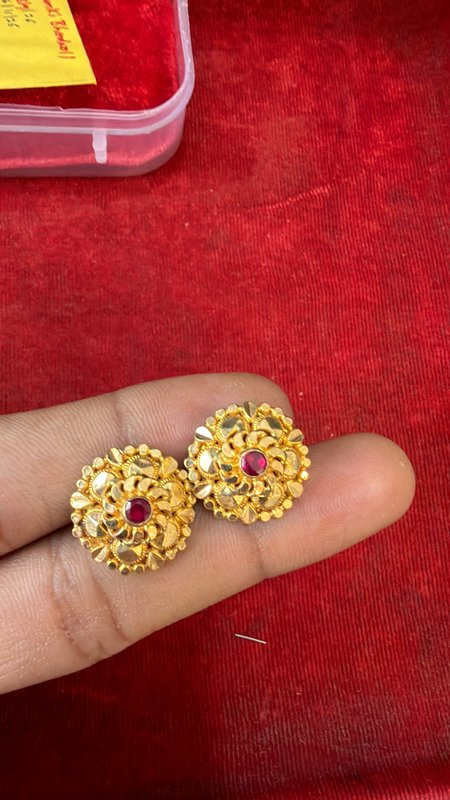
#> input picture scripts/thumbs/01_Earrings_Set_1_0423__IMG_0423.JPG.jpeg.jpg, 450 x 800 px, found by its file name; its folder holds only this picture in this run
$ python inspect_objects.py
#> lines starting #> are read from the running program, lines starting #| are printed output that depends on the picture; after the words box and inside, x2 and y2 are one past the last pixel; in counts of white or black regions, pixels touching at a corner belong together
import os
import cv2
import numpy as np
from PIL import Image

thumb_dir = os.path.join('scripts', 'thumbs')

# Let's inspect each folder specifically
folders = sorted(list(set([f.split('__')[0] for f in os.listdir(thumb_dir) if '__' in f])))

for fld in folders:
    print(f"\n=================== FOLDER: {fld} ===================")
    files = [f for f in sorted(os.listdir(thumb_dir)) if f.startswith(fld + '__')]
    for f in files:
        img_p = os.path.join(thumb_dir, f)
        img = cv2.imread(img_p)
#> img is the input picture: shape (800, 450, 3); mean B, G, R 50, 54.9, 163.8
        h, w = img.shape[:2]
#> h = 800; w = 450

        # Detect bright / non-background areas
        # Red background detection (since red velvet is often used)
        hsv = cv2.cvtColor(img, cv2.COLOR_BGR2HSV)
#> hsv: shape (800, 450, 3); mean H, S, V 120.7, 195.8, 163.8
        # Red fabric mask
        mask1 = cv2.inRange(hsv, np.array([0, 50, 40]), np.array([10, 255, 255]))
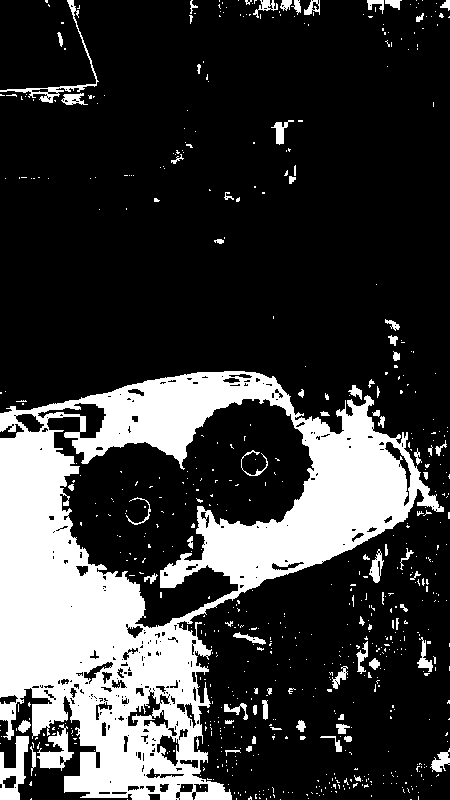
#> mask1: shape (800, 450); 23.1% white; 682 white regions (605 under 20 px), largest, box (x1, y1, x2, y2) and area: (0, 371, 444, 800) 73676, (0, 736, 29, 800) 956, (37, 724, 74, 771) 728
        mask2 = cv2.inRange(hsv, np.array([170, 50, 40]), np.array([180, 255, 255]))
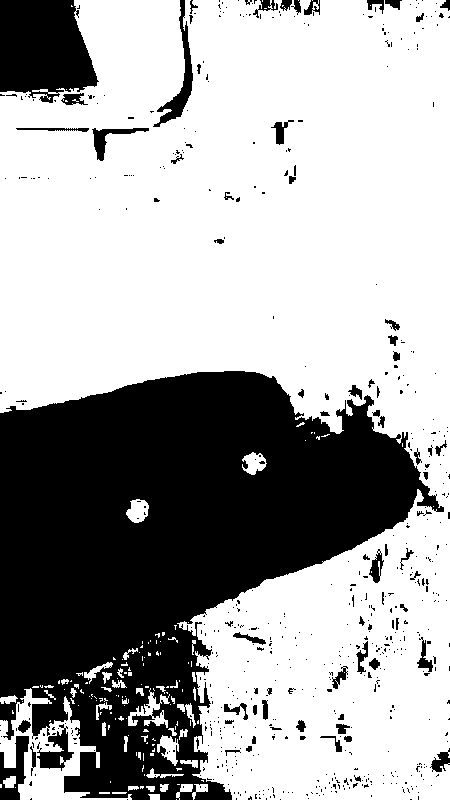
#> mask2: shape (800, 450); 65.5% white; 614 black regions (540 under 20 px), largest, box (x1, y1, x2, y2) and area: (0, 371, 444, 800) 106226, (0, 0, 99, 103) 7877, (153, 0, 193, 127) 1116
        red_bg_mask = mask1 | mask2
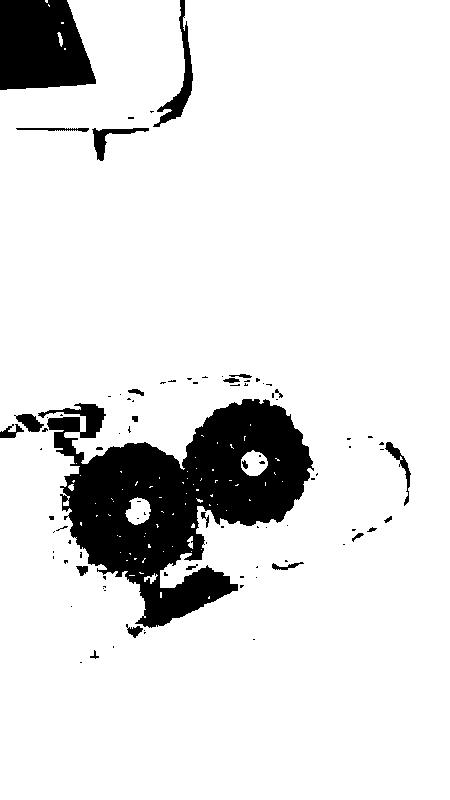
#> red_bg_mask: shape (800, 450); 88.6% white; 93 black regions (70 under 20 px), largest, box (x1, y1, x2, y2) and area: (38, 399, 314, 628) 29993, (0, 0, 96, 90) 7144, (153, 0, 193, 127) 1116
        red_bg_ratio = np.sum(red_bg_mask > 0) / (w * h)
#> red_bg_ratio = 0.886

        # Grey / neutral background detection
        # Low saturation: S < 40, V between 50 and 220
        grey_bg_mask = cv2.inRange(hsv, np.array([0, 0, 50]), np.array([180, 40, 220]))
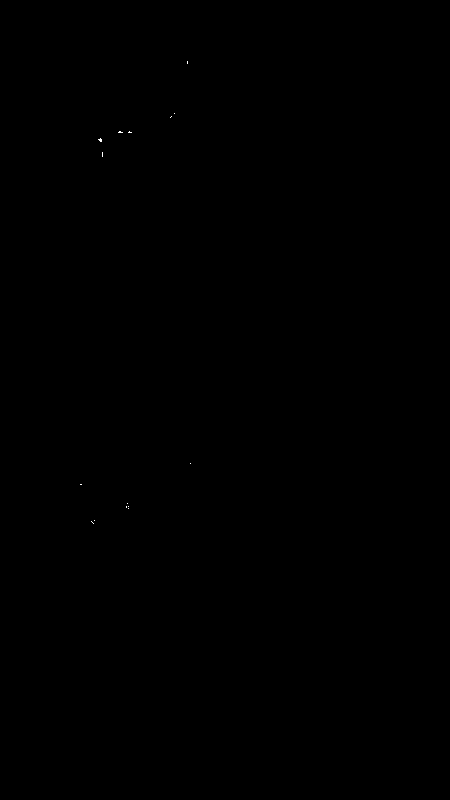
#> grey_bg_mask: shape (800, 450); 0.01% white in thin lines or dots, all inside (x1, y1, x2, y2) = (80, 61, 191, 524)
        grey_bg_ratio = np.sum(grey_bg_mask > 0) / (w * h)
#> grey_bg_ratio = 0.000125

        # Object mask (anything not background)
        # If red background is dominant
        if red_bg_ratio > 0.4:
            obj_mask = (~red_bg_mask).astype(np.uint8) * 255
            bg_type = f"Red Fabric ({red_bg_ratio*100:.1f}%)"
#> bg_type = 'Red Fabric (88.6%)'
        elif grey_bg_ratio > 0.4:
            obj_mask = (~grey_bg_mask).astype(np.uint8) * 255
            bg_type = f"Grey/Neutral ({grey_bg_ratio*100:.1f}%)"
        else:
            bg_type = f"Mixed/Other (Red:{red_bg_ratio*100:.1f}%, Grey:{grey_bg_ratio*100:.1f}%)"
            obj_mask = np.ones((h, w), dtype=np.uint8) * 255

        # Clean mask with morphological operations
        kernel = cv2.getStructuringElement(cv2.MORPH_ELLIPSE, (5, 5))
        obj_clean = cv2.morphologyEx(obj_mask, cv2.MORPH_OPEN, kernel)
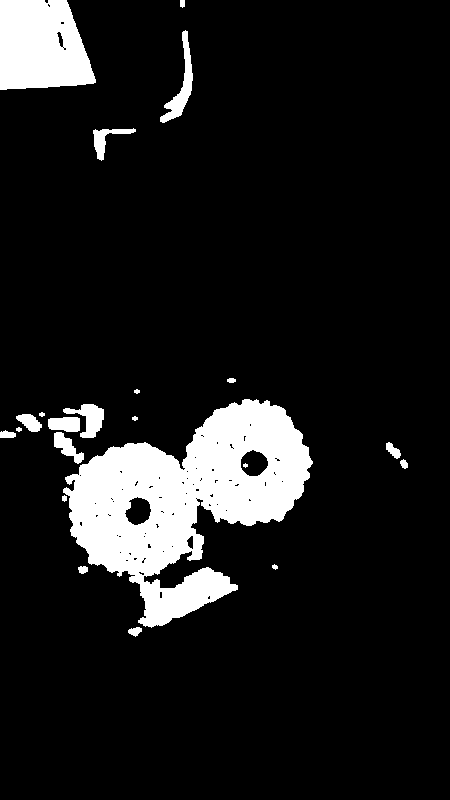
#> obj_clean: shape (800, 450); values 0 (black) and 1 (white), 10.8% white; 22 white regions (1 under 20 px), largest, box (x1, y1, x2, y2) and area: (63, 399, 313, 628) 27878, (0, 0, 96, 90) 7139, (160, 30, 193, 123) 906
        obj_clean = cv2.morphologyEx(obj_clean, cv2.MORPH_CLOSE, kernel)
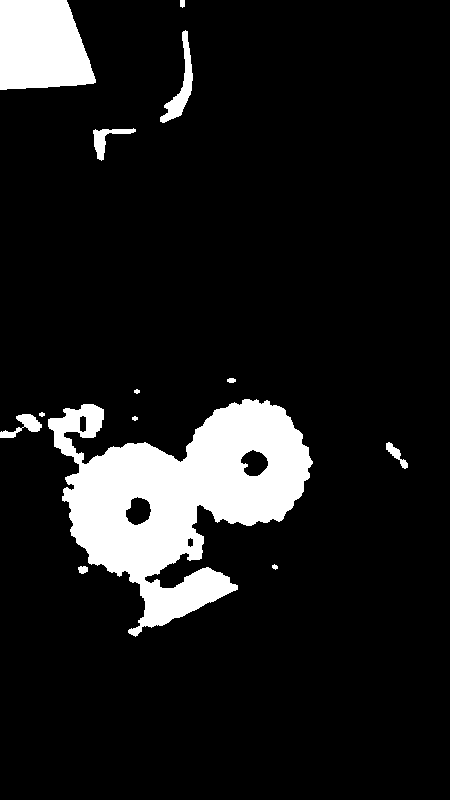
#> obj_clean: shape (800, 450); values 0 (black) and 1 (white), 11% white; 13 white regions

        contours, _ = cv2.findContours(obj_clean, cv2.RETR_EXTERNAL, cv2.CHAIN_APPROX_SIMPLE)
#> contours = 13 contours, 4 with area under 20; largest, box (x1, y1, x2, y2) and area: (48, 399, 313, 637) 30550, (0, 0, 96, 90) 7044, (160, 30, 193, 123) 810, (93, 128, 136, 161) 380, (0, 414, 42, 438) 354
        # Filter contours by area
        valid_cnts = [c for c in contours if cv2.contourArea(c) > (w * h * 0.01)]
#> valid_cnts = 2 contours; box (x1, y1, x2, y2) and area: (48, 399, 313, 637) 30550, (0, 0, 96, 90) 7044

        obj_info = []
        for c in sorted(valid_cnts, key=cv2.contourArea, reverse=True)[:3]:
            bx, by, bw, bh = cv2.boundingRect(c)
            area_pct = cv2.contourArea(c) / (w * h) * 100
            aspect = bh / max(bw, 1)
            obj_info.append(f"Box:[{bx},{by},{bw}x{bh}, ar={aspect:.2f}, area={area_pct:.1f}%]")
#> this loop made 2 passes
#> (bx, by, bw, bh, area_pct, aspect) on passes 1 to 2: (48, 399, 265, 238, 8.49, 0.898), (0, 0, 96, 90, 1.96, 0.938)
#> after the loop, obj_info = ['Box:[48,399,265x238, ar=0.90, area=8.5%]', 'Box:[0,0,96x90, ar=0.94, area=2.0%]']

        fname_clean = f.split('__')[1].replace('.jpg', '')
        print(f"File: {fname_clean:22} | BG: {bg_type:28} | Objs: {len(valid_cnts)} | {', '.join(obj_info[:2])}")
#| File: IMG_0423.JPG.jpeg      | BG: Red Fabric (88.6%)           | Objs: 2 | Box:[48,399,265x238, ar=0.90, area=8.5%], Box:[0,0,96x90, ar=0.94, area=2.0%]

$ run again, on scripts/thumbs/02_Earrings_Set_2_0437__IMG_0437.JPG.jpeg.jpg
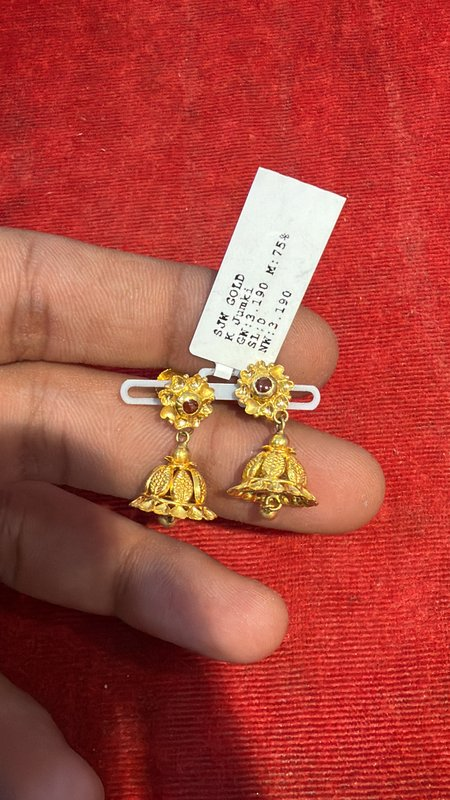
#> input picture scripts/thumbs/02_Earrings_Set_2_0437__IMG_0437.JPG.jpeg.jpg, 450 x 800 px, found by its file name
#> img is the input picture: shape (800, 450, 3); mean B, G, R 61.3, 70.8, 172.3
#> hsv: shape (800, 450, 3); mean H, S, V 27.2, 170.7, 172.6
#> `mask1 = cv2.inRange(hsv, np.array([0, 50, 40]), np.array([10, 255, 255..`:
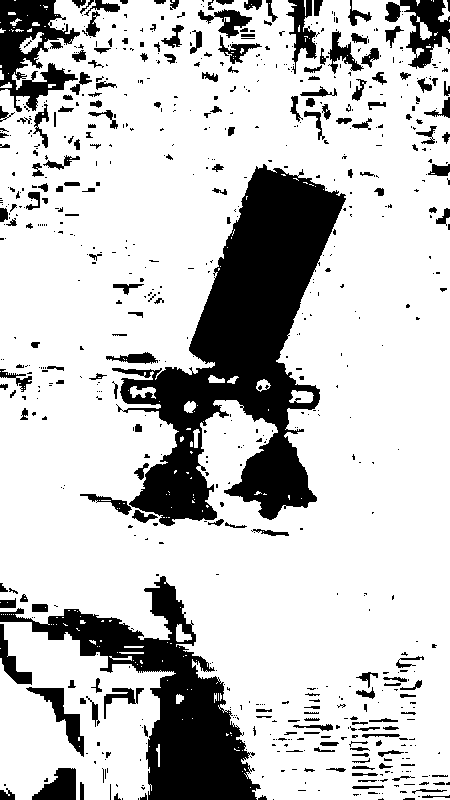
#> mask1: shape (800, 450); 78.1% white; 722 black regions (518 under 20 px), largest, box (x1, y1, x2, y2) and area: (112, 164, 346, 526) 34520, (0, 576, 261, 800) 17138, (0, 0, 80, 112) 4528
#> mask2: shape (800, 450); 12.1% white; 620 white regions (431 under 20 px), largest, box (x1, y1, x2, y2) and area: (0, 576, 261, 800) 17093, (0, 0, 80, 112) 4528, (385, 0, 450, 69) 2005
#> red_bg_mask: shape (800, 450); 90.1% white; 132 black regions (112 under 20 px), largest, box (x1, y1, x2, y2) and area: (116, 168, 346, 526) 33681, (106, 352, 158, 364) 332, (0, 369, 32, 392) 226
#> red_bg_ratio = 0.901
#> grey_bg_mask: shape (800, 450); 0.54% white in thin lines or dots, all inside (x1, y1, x2, y2) = (122, 233, 316, 407)
#> grey_bg_ratio = 0.00537
#> bg_type = 'Red Fabric (90.1%)'
#> `obj_clean = cv2.morphologyEx(obj_clean, cv2.MORPH_CLOSE, kernel)`:
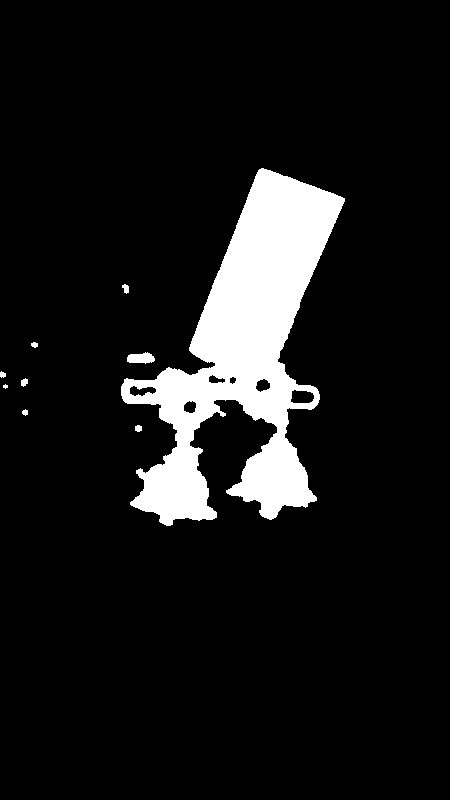
#> obj_clean: shape (800, 450); values 0 (black) and 1 (white), 9.4% white; 9 white regions (1 under 20 px)
#> contours = 9 contours, 1 with area under 20; largest, box (x1, y1, x2, y2) and area: (121, 168, 345, 526) 33531, (127, 352, 155, 364) 210, (122, 284, 129, 294) 35, (21, 378, 28, 387) 33, (135, 425, 142, 432) 30, (31, 342, 38, 348) 22, (0, 371, 6, 378) 22, (22, 409, 28, 416) 21
#> valid_cnts = 1 contour; box (x1, y1, x2, y2) and area: (121, 168, 345, 526) 33531
#> the loop `for c in sorted(valid_cnts, key=cv2.contourArea, reverse=True)[:3]:` made 1 pass
#> (bx, by, bw, bh, area_pct, aspect) on pass 1: (121, 168, 224, 358, 9.31, 1.6)
#> after the loop `for c in sorted(valid_cnts, key=cv2.contourArea, reverse=True)[:3]:`: obj_info = 1 item
#| File: IMG_0437.JPG.jpeg      | BG: Red Fabric (90.1%)           | Objs: 1 | Box:[121,168,224x358, ar=1.60, area=9.3%]

$ run again, on scripts/thumbs/02_Earrings_Set_2_0437__IMG_0438.JPG.jpeg.jpg
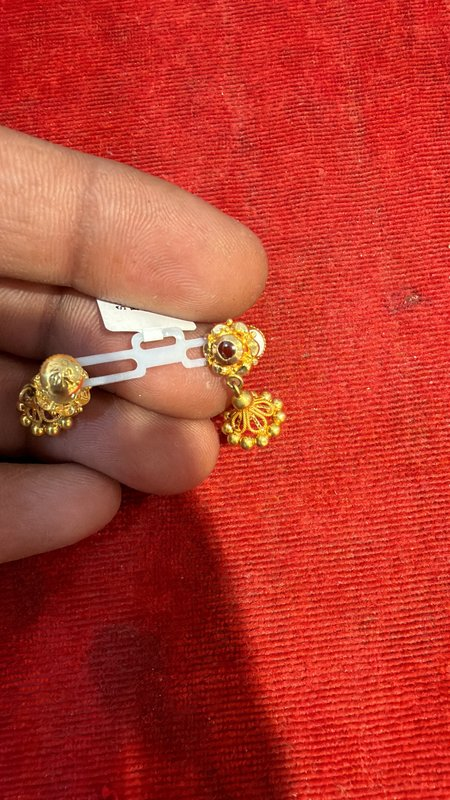
#> input picture scripts/thumbs/02_Earrings_Set_2_0437__IMG_0438.JPG.jpeg.jpg, 450 x 800 px, found by its file name
#> img is the input picture: shape (800, 450, 3); mean B, G, R 45.7, 57.3, 183.1
#> hsv: shape (800, 450, 3); mean H, S, V 17.4, 196.2, 183.2
#> `mask1 = cv2.inRange(hsv, np.array([0, 50, 40]), np.array([10, 255, 255..`:
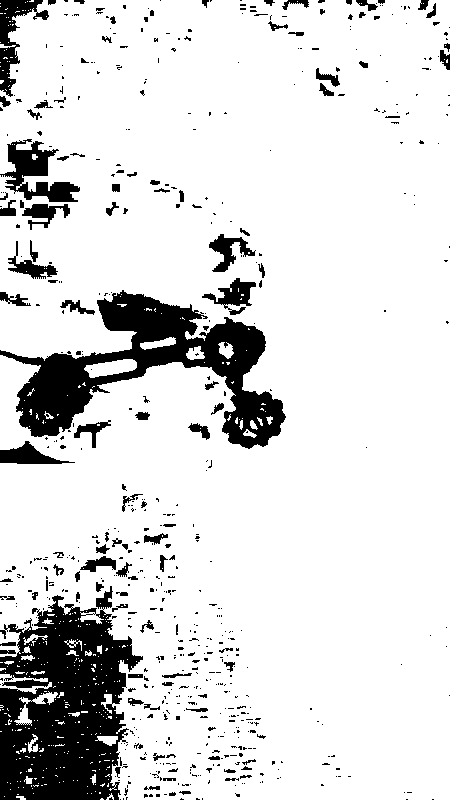
#> mask1: shape (800, 450); 85.9% white; 615 black regions (500 under 20 px), largest, box (x1, y1, x2, y2) and area: (0, 586, 143, 800) 19521, (0, 290, 286, 449) 15604, (0, 139, 80, 202) 2152
#> mask2: shape (800, 450); 7.7% white; 551 white regions (467 under 20 px), largest, box (x1, y1, x2, y2) and area: (0, 586, 143, 800) 19521, (0, 0, 49, 97) 1579, (74, 420, 111, 448) 325
#> red_bg_mask: shape (800, 450); 93.6% white; 75 black regions (44 under 20 px), largest, box (x1, y1, x2, y2) and area: (0, 290, 286, 449) 15566, (0, 139, 80, 202) 2152, (0, 441, 75, 464) 805
#> red_bg_ratio = 0.936
#> grey_bg_mask: shape (800, 450); 0.22% white; 39 white regions (35 under 20 px), largest, box (x1, y1, x2, y2) and area: (78, 352, 124, 365) 349, (85, 372, 132, 386) 322, (162, 328, 172, 336) 37, (199, 338, 204, 344) 20
#> grey_bg_ratio = 0.00225
#> bg_type = 'Red Fabric (93.6%)'
#> `obj_clean = cv2.morphologyEx(obj_clean, cv2.MORPH_CLOSE, kernel)`:
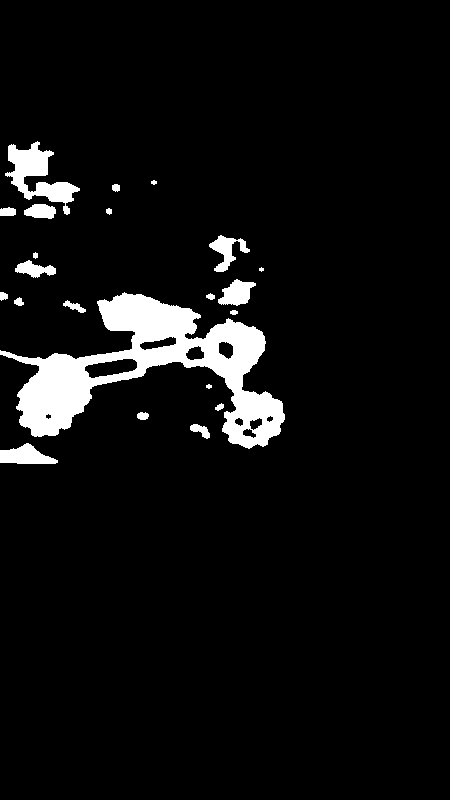
#> obj_clean: shape (800, 450); values 0 (black) and 1 (white), 5.9% white; 22 white regions (1 under 20 px)
#> contours = 22 contours, 4 with area under 20; largest, box (x1, y1, x2, y2) and area: (0, 292, 285, 449) 16524, (5, 141, 80, 215) 1914, (0, 443, 58, 464) 694, (218, 279, 256, 306) 568, (209, 235, 250, 272) 539
#> valid_cnts = 1 contour; box (x1, y1, x2, y2) and area: (0, 292, 285, 449) 16524
#> the loop `for c in sorted(valid_cnts, key=cv2.contourArea, reverse=True)[:3]:` made 1 pass
#> (bx, by, bw, bh, area_pct, aspect) on pass 1: (0, 292, 285, 157, 4.59, 0.551)
#> after the loop `for c in sorted(valid_cnts, key=cv2.contourArea, reverse=True)[:3]:`: obj_info = ['Box:[0,292,285x157, ar=0.55, area=4.6%]']
#| File: IMG_0438.JPG.jpeg      | BG: Red Fabric (93.6%)           | Objs: 1 | Box:[0,292,285x157, ar=0.55, area=4.6%]

$ run again, on scripts/thumbs/02_Earrings_Set_2_0437__IMG_0439.JPG.jpeg.jpg
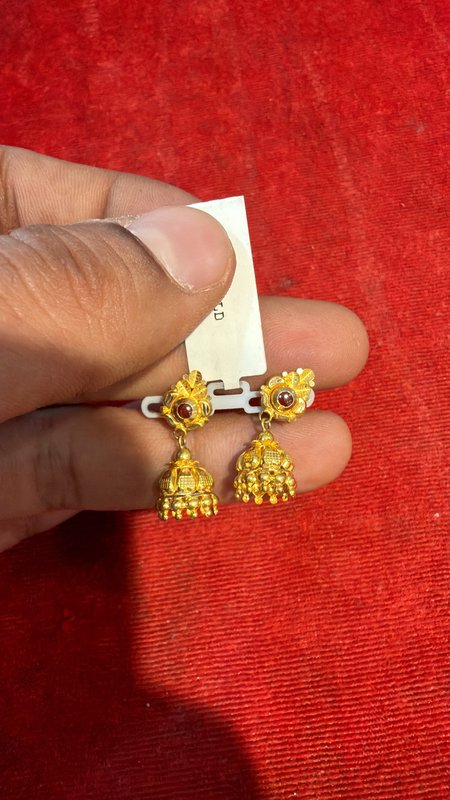
#> input picture scripts/thumbs/02_Earrings_Set_2_0437__IMG_0439.JPG.jpeg.jpg, 450 x 800 px, found by its file name
#> img is the input picture: shape (800, 450, 3); mean B, G, R 44.8, 57.3, 173.3
#> hsv: shape (800, 450, 3); mean H, S, V 26.6, 195.8, 173.4
#> `mask1 = cv2.inRange(hsv, np.array([0, 50, 40]), np.array([10, 255, 255..`:
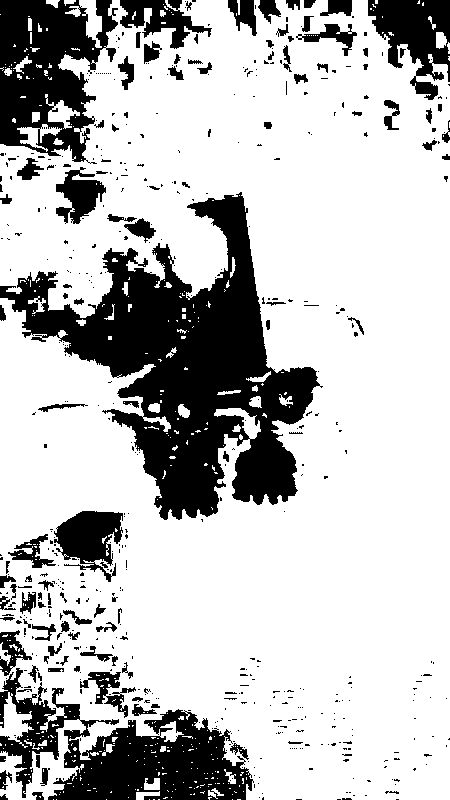
#> mask1: shape (800, 450); 74.9% white; 555 black regions (442 under 20 px), largest, box (x1, y1, x2, y2) and area: (0, 192, 323, 520) 40531, (0, 668, 254, 800) 14575, (0, 0, 118, 164) 11835
#> mask2: shape (800, 450); 12.3% white; 455 white regions (355 under 20 px), largest, box (x1, y1, x2, y2) and area: (0, 668, 254, 800) 14575, (0, 0, 118, 164) 11835, (368, 0, 450, 100) 4575
#> red_bg_mask: shape (800, 450); 87.2% white; 122 black regions (102 under 20 px), largest, box (x1, y1, x2, y2) and area: (0, 196, 323, 520) 40454, (55, 511, 116, 562) 2149, (56, 167, 106, 224) 1519
#> red_bg_ratio = 0.872
#> grey_bg_mask: shape (800, 450); 0.23% white; 21 white regions (17 under 20 px), largest, box (x1, y1, x2, y2) and area: (213, 382, 261, 413) 504, (141, 397, 160, 416) 153, (129, 225, 144, 234) 78, (209, 384, 218, 393) 49
#> grey_bg_ratio = 0.00228
#> bg_type = 'Red Fabric (87.2%)'
#> `obj_clean = cv2.morphologyEx(obj_clean, cv2.MORPH_CLOSE, kernel)`:
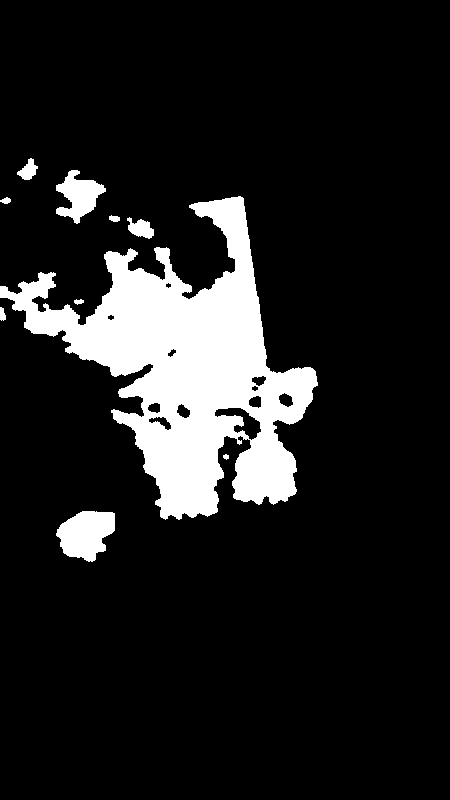
#> obj_clean: shape (800, 450); values 0 (black) and 1 (white), 12.5% white; 10 white regions
#> contours = 10 contours, 1 with area under 20; largest, box (x1, y1, x2, y2) and area: (0, 196, 318, 520) 40885, (56, 511, 115, 562) 2020, (56, 170, 106, 224) 1300, (127, 217, 154, 239) 318, (17, 158, 38, 180) 218
#> valid_cnts = 1 contour; box (x1, y1, x2, y2) and area: (0, 196, 318, 520) 40885
#> the loop `for c in sorted(valid_cnts, key=cv2.contourArea, reverse=True)[:3]:` made 1 pass
#> (bx, by, bw, bh, area_pct, aspect) on pass 1: (0, 196, 318, 324, 11.36, 1.02)
#> after the loop `for c in sorted(valid_cnts, key=cv2.contourArea, reverse=True)[:3]:`: obj_info = ['Box:[0,196,318x324, ar=1.02, area=11.4%]']
#| File: IMG_0439.JPG.jpeg      | BG: Red Fabric (87.2%)           | Objs: 1 | Box:[0,196,318x324, ar=1.02, area=11.4%]
